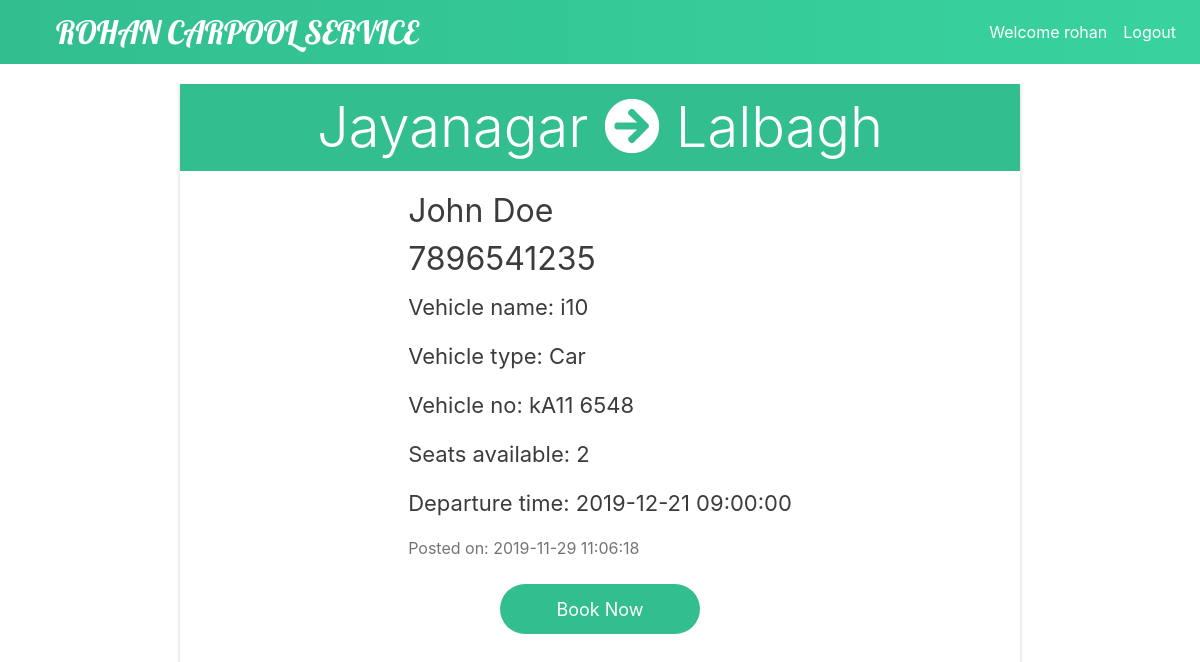
Page /ad-details.php?ad_id=69 (signed in) on the committed database.
### tables this page shows
CREATE TABLE `route_details` (
  `ad_id` int(10) NOT NULL,
  `origin` varchar(255) NOT NULL,
  `destination` varchar(255) NOT NULL,
  `departure_time` datetime NOT NULL
);

CREATE TABLE `user` (
  `id` int(10) NOT NULL,
  `username` varchar(255) NOT NULL,
  `name` varchar(255) NOT NULL,
  `password` varchar(255) NOT NULL
);

CREATE TABLE `ad_details` (
  `ad_id` int(10) NOT NULL,
  `id` int(11) NOT NULL,
  `post_time` timestamp NOT NULL DEFAULT current_timestamp(),
  `phno` varchar(10) NOT NULL,
  `open_for_booking` char(1) NOT NULL DEFAULT 'y'
);

CREATE TABLE `vehicle_details` (
  `ad_id` int(10) NOT NULL,
  `vehicle_type` varchar(255) NOT NULL,
  `vehicle_name` varchar(255) NOT NULL,
  `vehicle_no` varchar(255) NOT NULL,
  `seats` int(1) NOT NULL
);

### details-server.php (called while the page is built, shortened)
<?php
$db = mysqli_connect('localhost','root','','carpool');
$ad_id  = $_GET['ad_id'];
$ad_query = "Select post_time, phno, open_for_booking from ad_details where ad_id='$ad_id'";
$ad_result = mysqli_query($db, $ad_query);
$ad_array = mysqli_fetch_assoc($ad_result);
$route_query = "Select origin, destination, departure_time from route_details where ad_id='$ad_id'";
$route_result = mysqli_query($db, $route_query);
$route_array = mysqli_fetch_assoc($route_result);
$name_query = "Select a.name from user a, ad_details b where b.id=a.id and b.ad_id='$ad_id'";
$name_result = mysqli_query($db, $name_query);
$name_array = mysqli_fetch_assoc($name_result);
$vehicle_query = "Select vehicle_type, vehicle_name, vehicle_no, seats from vehicle_details where ad_id='$ad_id'";
$vehicle_result = mysqli_query($db, $vehicle_query);
$vehicle_array = mysqli_fetch_assoc($vehicle_result);
?>

### ad-details.php (the view, shortened to what this page needs)
<?php
include('details-server.php');
?>
<!DOCTYPE html>
<html lang="en">
<head>
    <link type="text/css" rel="stylesheet"
        href="https://stackpath.bootstrapcdn.com/bootstrap/4.3.1/css/bootstrap.min.css">
    <link type="text/css" rel="stylesheet" href="css/itemDetails.css">
    <link rel="stylesheet" href="https://cdnjs.cloudflare.com/ajax/libs/font-awesome/5.11.2/css/all.min.css"
 />
</head>
<body>
    <nav class="navbar navbar-expand-md">
        <a class="banner" href="index.php">ROHAN CARPOOL SERVICE</a>
        <div class="collapse navbar-collapse">
            <ul class="navbar-nav ml-auto">
                <li class="nav-item">
                    <a class="nav-link" href="user-history.php">Welcome <?php echo $_SESSION['username']; ?></a>
                </li>
                <li class="nav-item">
                    <a class="nav-link" href="logout.php">
                        Logout
                    </a>
                </li>
            </ul>
        </div>
    </nav>
    <div class="main-container">
        <div class="ad-container">
            <div class="route display-4">
                <span><?php echo $route_array['origin'] ?></span>
                <i class="fas fa-arrow-circle-right"></i>
                <span><?php echo $route_array['destination'] ?><span>
            </div>
            <div class="ad-details">
                <span class="row name">
                    <?php echo $name_array['name'] ?>
                </span>
                <span class="name row">
                    <?php echo $ad_array['phno'] ?>
                </span>
                <span class="vehicle-details row">
                    Vehicle name: <?php echo $vehicle_array['vehicle_name'] ?>
                </span>
                <span class="vehicle-details row">
                    Vehicle type: <?php echo $vehicle_array['vehicle_type'] ?>
                </span>
                <span class="vehicle-details row">
                    Vehicle no: <?php echo $vehicle_array['vehicle_no'] ?>
                </span>
                <span class="vehicle-details row">
                    Seats available: <?php echo $vehicle_array['seats'] ?>
                </span>
                <span class="vehicle-details row">
                    Departure time: <?php echo $route_array['departure_time'] ?>
                </span>
                <span class="time-details row">
                    Posted on: <?php echo $ad_array['post_time'] ?>
                </span>
                <form method="POST" action="book-server.php">
                    <button type="submit" class="book-btn">Book Now</button>
                </form>
            </div>
        </div>
    </div>
</body>
</html>

### css/itemDetails.css (style rules this page uses)
* { text-decoration: none; }
.banner { font-family: "Lobster"; font-size: 32px; color: #fff; margin: 0 40px; text-decoration: none; }
.navbar { background-image: linear-gradient(to right, #32be8f, #38d39f, #32be8f); background-size: 200%; }
.nav-link { color: #fff; }
.main-container { display: flex; justify-content: center; }
.ad-container { margin-top: 20px; text-align: center; width: 840px; box-shadow: 0 2px 4px 0 rgba(0, 0, 0, 0.2); }
.route { background: #32be8f; color: white; padding: 10px 12px; text-align: center; }
.row { display: flex; }
.ad-details { display:inline-block; margin: 16px 32px; }
.name { font-size: 32px; color: #3C3C3C; }
.vehicle-details { font-size: 22px; color: #3C3C3C; padding: 8px 0px; }
.time-details { font-size: 16px; color: #747474; padding: 8px 0px; }
.book-btn { font-size: 18px; text-align: center; outline: none; border: none; border-radius: 50px; width: 200px; height: 50px; background: #32be8f; color: white; margin: 16px 10px; padding: 10px 12px; transition: .3s; }

### rows in the picture
route_details: origin "Jayanagar", destination "Lalbagh", departure_time "2019-12-21 09:00:00"
user: name "John Doe"
ad_details: phno "7896541235", post_time "2019-11-29 11:06:18"
vehicle_details: vehicle_name "i10", vehicle_type "Car", vehicle_no "kA11 6548", seats "2"

### other values in the picture
$_SESSION['username'] "rohan"
